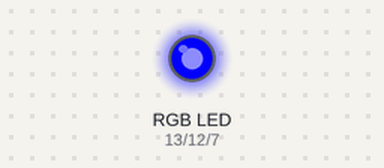
The sketch below on a simulated Arduino Uno, built with avr-gcc and run on an emulated ATmega328P. Shown: an RGB LED mixed from three pins (HIGH = lit).

Above: at 0.1 s.
Timing chart, 0 to 1.6 s (numbered marks = the images above):
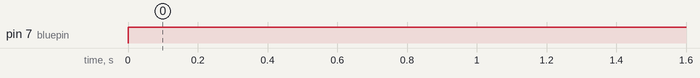

The sketch:

RGB_sensor.ino
```cpp
int redpin = 13; // select the pin for the red LED
int bluepin =7; // select the pin for the  blue LED
int greenpin =12; // select the pin for the green LED

int val;

void setup() {
  pinMode(redpin, OUTPUT);
  pinMode(bluepin, OUTPUT);
  pinMode(greenpin, OUTPUT);
  Serial.begin(9600);
}

void loop()
{
  digitalWrite(redpin,LOW);
  digitalWrite(greenpin,LOW);
  digitalWrite(bluepin,HIGH);
}
```

Measured:
- by itself, pin 7 (bluepin): LOW → HIGH at 0.00 s
